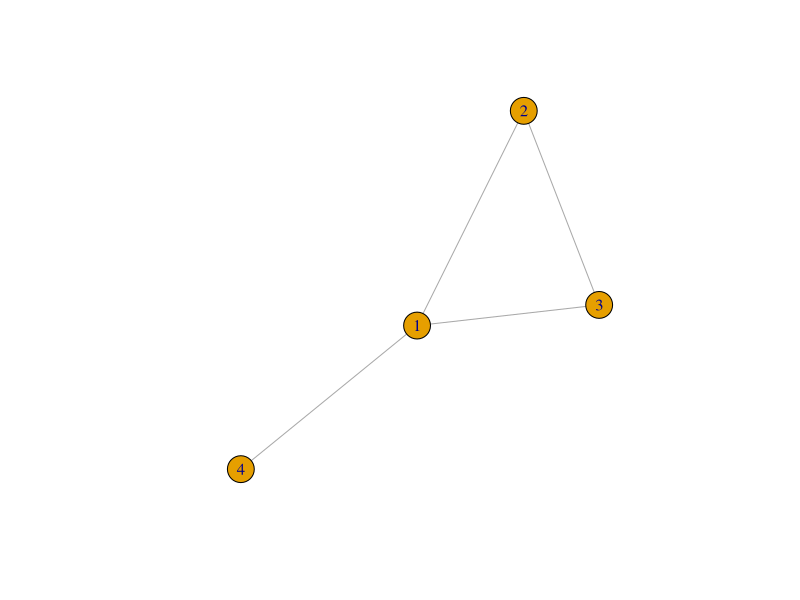
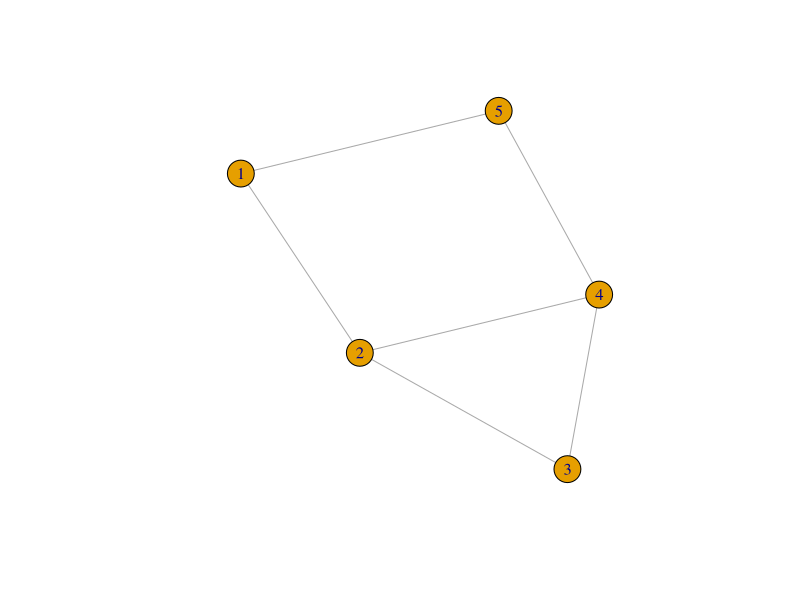
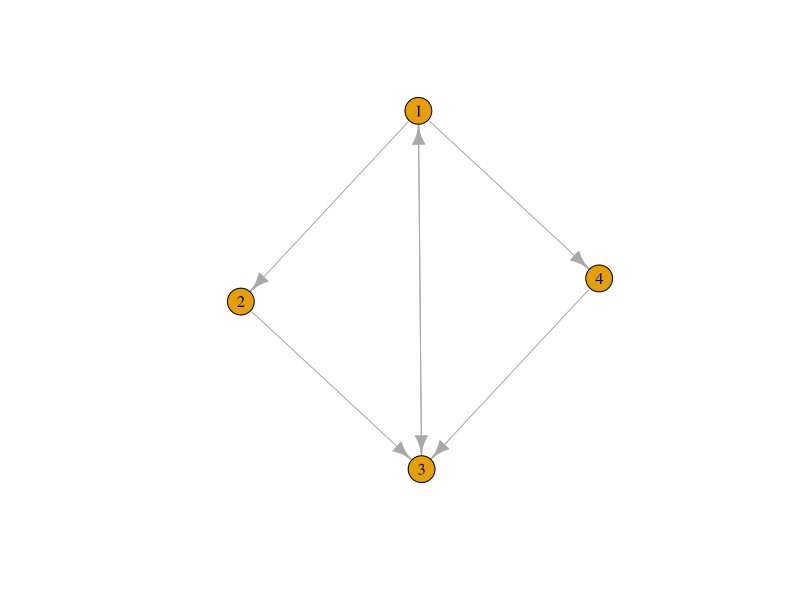
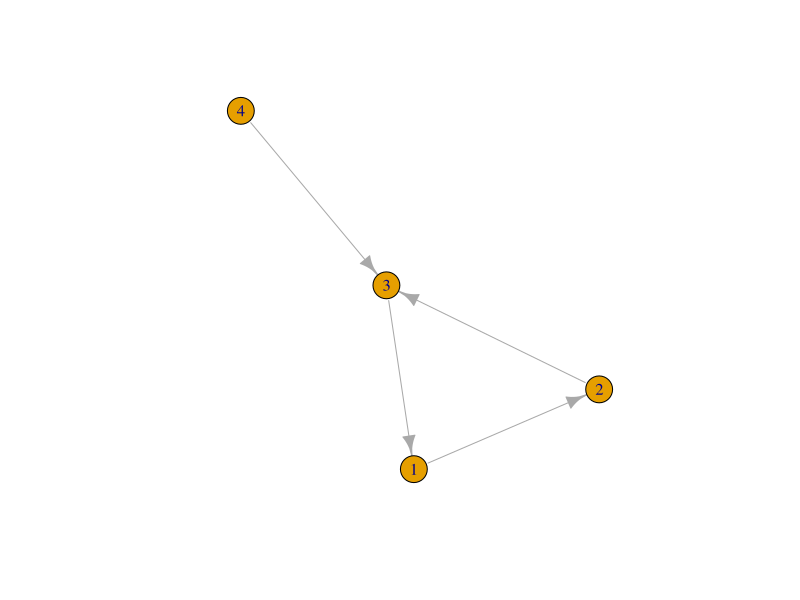
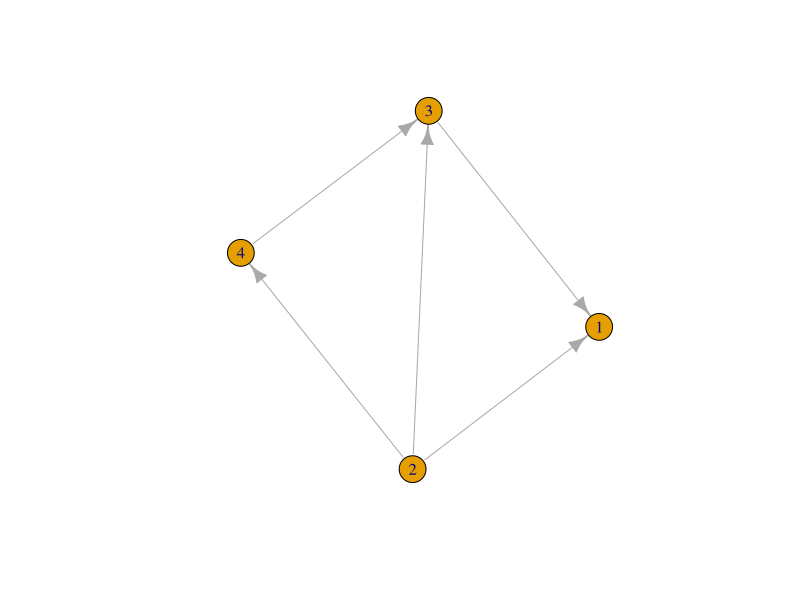

R code for these plots, in order: (Note: this script raises an error after producing the figures.)
##----------------1 Requirements-----------------------------
#install.packages("igraph") #install if not done so
library("igraph")

##----------------2 Random walk on an Undirected Graph-------
#The state distribution after a random walk on a graph can be 
#found using the transition probability matrix.
g1 = graph.formula(1 - 2, 1 - 3, 1 - 4, 2 - 3)
plot(g1)
A = get.adjacency(g1) #adjacency matrix
A = as.matrix(A)
print(A)

#-----------------2.1 Transition probability matrix---------
#The transition probability matrix is the adjacency matrix,
#with all columns scaled so they sum to 1.
#To create the transition probability matrix, we will write 
#the function adjacency.to.probability that takes 
#the adjacency matrix A and divides each column by its sum.
adjacency.to.probability = function(A) {
  cols = ncol(A)
  
  for (a in 1:cols) {
    A[, a] = normalise(A[, a])
  }
  return(A)
}

#The function uses the function normalise on each column,
#but this function does not exist yet.
#Write the function normalise that takes a vector x and 
#returns the vector x divided by its sum.
normalise = function(x) {
  return(x/sum(x))
}
#compute the transition probability matrix T:
T = adjacency.to.probability(A)
#Examine T to make sure that the columns sum to 1.
T

#----2.2 Stationary distribution using the Power Method-----
#We can now use T to take a step in a random walk on the 
#graph g1

#We will start our random walk on vertex 1, which means the 
#probability of being on vertex 1 is 1, and the probability
#of being on all other vertices is 0. Therefore, our initial 
#state is:
p = c(1, 0, 0, 0)
#To take a random step, we multiply the matrix T with the 
#state p. Matrix multiplication in R is performed using the
#operator %*%:
p = T %*% p
print(p)
#4 x 1 Matrix of class "dgeMatrix"
#     [,1]
# 1 0.0000
# 2 0.3333
# 3 0.3333
# 4 0.3333


#Does the new state distribution p make sense?
#Since V1 is between (V2,V4),(V3,V4),the 
#probability of reaching v2,v3 and v4 from v1
#is 0.33 
#To take another step, multiply the new state distribution 
#by T:
p = T %*% p
print(p)
#And another:
p = T %*% p
print(p)
#If we repeat this process, we find that the state distri-
#bution starts to converge. The distribution it converges 
#to is the stationary distribution.
#write a function that contains the while loop, called 
#stationary.distribution which will return the
#stationary distribution
stationary.distribution = function(T) {
  # first create the initial state distribution
  n = ncol(T)
  p = rep(0, n)
  p[1] = 1
  i=0
  # now take a random walk until the state distribution 
  #reaches the stationary distribution.
  p.old = rep(0, n)
  while (difference(p, p.old) > 1e-06) {
    p.old = p
    p = T %*% p.old
    i = i+1
  }
  print(i)
  return(p)
}
#Write the function difference, that returns the Euclidean 
#distance between two vectors.
difference = function(x,y) {
  return(sqrt(sum((x - y)^2)))
}
#compute the stationary distribution
p = stationary.distribution(T)
print(p)
#The stationary distribution should satisfy the equation: 
#p =Tp
#Check if the computed stationary distribution satisfies the
#stationary distribution equation.
p - (T %*% p) #nearly zero?
p

##------2.3 Stationary distribution using the Eigenvalue----
##---------------------Decomposition------------------------
#We can also compute the stationary distribution using the 
#eigenvalue decomposition.
#Remember given a symmetric matrix A,the eigen value decomposition 
#finds the eigen vectors  v and the eigen values λ that satisfy:
#  λ v = A v

#In our case, we want the vector p that satisfies: p=Tp
#Therefore, p is an eigenvector of T, with eigen value λ =1
e = eigen(T)
e$values
print(e)
# e$values
# [1]  1.0000 -0.7287 -0.5000  0.2287
# 
# $vectors
#         [,1]    [,2]       [,3]    [,4]
# [1,] -0.7071  0.8586 -4.441e-16 -0.4034
# [2,] -0.4714 -0.2329 -7.071e-01  0.4957
# [3,] -0.4714 -0.2329  7.071e-01  0.4957
# [4,] -0.2357 -0.3928  2.875e-16 -0.5880
#The eigenvalue decomposition has found four eigenvalues
#and four associated eigenvectors (the columns of e$vectors).
#We want the eigenvector associated to the eigenvalue of 1. 
#We can see that the eigenvalue equal to 1 is the first in
#the list of eigenvalues, so we want the first eigenvector.
p = e$vectors[, 1]
print(p)
#Does the value of p look like the stationary distribution?
#The stationary distribution must sum to 1 (for it to be a 
#distribution)
p = normalise(e$vectors[, 1]) #using our normalise function
#Examine p to make sure it is the stationary distribution.
p
p - (T %*% p)# nearly zero?

#Create a new graph g2 and compute its stationary distribution 
#using the Power Method and the Eigenvalue decomposition.
g2 = graph.formula(1-2,2-3,2-4,3-4,1-5,4-5)
plot(g2)
A = get.adjacency(g2)
T = adjacency.to.probability(A)
p = stationary.distribution(T) #power function
print(p)
e = eigen(T)
p = normalise(e$vectors[,1])
print(p)


##-------------3 Random walk on a Directed Graph------------
#A random walk on a directed graph is the same as on an 
#undirected graph, but we must obey the edge directions.
#To create a directed graph, we use the notation -+ to
#show direction in the graph formula.
gd1 = graph.formula(1-+2, 1-+3, 1-+4, 4-+3, 2-+3, 3-+1)
plot(gd1)

#We can obtain the adjacency matrix of gd1:
A = as_adjacency_matrix(gd1)
A
A =as.matrix(A) #A is a sparse matrix, so convert
A
A = t(A)
print(A)
#Note: the function t used above, transposes the adjacency
#matrix so that the column values are directed to the row
#values in the directed graph. We do not need to do this
#for an undirected matrix since there is no direction. 
#Including it in the undirected calculations would not 
#matter, since the adjacency matrix for an undirected 
#graph is symmetric.
#Compute the stationary distribution of gd1
A = get.adjacency(gd1)
A =as.matrix(A)
A=t(A)
A
T = adjacency.to.probability(A)
T
e = eigen(T)
e$values
p = normalise(e$vectors[,1])
print(p)
#The above graph is ergodic (we can find a path from 
#each vertex to every other vertex). Let's examine 
#the stationary distributions for non-ergodic graphs.
#For each of the following graphs, plot them, 
#identify why they are non-ergodic, then try to 
#compute the stationary distribution. Take note 
#of the eigenvalues of each transition probability 
#matrix.
gd2 = graph.formula(1-+2, 2-+3, 4-+3, 3-+1)
gd3 = graph.formula(1+-2, 2-+3, 2-+4, 4-+3, 3-+1)
gd4 = graph.formula(1-+2, 2-+3, 3-+1, 4+-+5)
plot(gd2)
A = t(as.matrix(get.adjacency(gd2)))
A
T = adjacency.to.probability(A)
T
e = eigen(T)

e
print(e$values)

gd3 = graph.formula(1+-2, 2-+3, 2-+4, 4-+3, 3-+1)
plot(gd3)
A = t(as.matrix(get.adjacency(gd3)))
A
#observe that column 1 values are zero.
#Hence the probability tranistion matrix
#fails to support our assumption that
#the sum of probabilities should be one.
#In week 8 lecture slide 37 we note that
#stationay distribution does not exist
#for certain directed graphs
T = adjacency.to.probability(A)
T
e = eigen(T) 
print(e$values)  

gd4 = graph.formula(1-+2, 2-+3, 3-+1, 4+-+5)
plot(gd4)
A = t(as.matrix(get.adjacency(gd4)))
A
T = adjacency.to.probability(A)
T
e = eigen(T)
print(e$values)


##------------------------4 PageRank------------------------
#The PageRank algorithm from Google uses the random surfer
#model to ensure that we can obtain an ergodic transition 
#probability matrix from any directed graph.

#The step to computing PageRank are:
# Obtain the directed graph probability transition matrix T
# Create the random jump matrix J (also known as Background
# probability matrix B in week 8 lecture slide 43) 
# Combine the T and J to obtain the matrix M (also known as
# smoothed transition probability distribution matrix s in 
# week 8 lecture slide 41)
# Normalise the columns of M to obtain an ergodic 
#  transition probability matrix.

#If we take gd2 from above, we can see that it has 4 vertices, 
#therefore the random jump matrix J will be a  4×4 matrix 
#with values 1/4.
gd2 = graph.formula(1-+2, 2-+3, 4-+3, 3-+1)
A = t(as.matrix(get.adjacency(gd2)))
A
T = adjacency.to.probability(A)
T
J = matrix(rep(1/4, 4 * 4), 4, 4)
#We can then linearly combine transition probability matrix T
#and J of gd2 using the parameter alpha:
alpha = 0.8
#Note, alpha can be any value between 0 and 1. 
#It is the probability of following a link vs. a random jump.
#We then make sure the columns sum to 1. We can reuse the
#function we make adjacency.to.probability to do this.
M = alpha * T + (1 - alpha) * J
print(M)
# 4 x 4 Matrix of class "dgeMatrix"
#      1    2    3    4
# 1 0.05 0.05 0.85 0.05
# 2 0.85 0.05 0.05 0.05
# 3 0.05 0.85 0.05 0.85
# 4 0.05 0.05 0.05 0.05

M = adjacency.to.probability(M)
print(M)
# 4 x 4 Matrix of class "dgeMatrix"
#      1    2    3    4
# 1 0.05 0.05 0.85 0.05
# 2 0.85 0.05 0.05 0.05
# 3 0.05 0.85 0.05 0.85
# 4 0.05 0.05 0.05 0.05
#We can see that the last step made no difference 
#since the columns already summed to 1.
#Using M as our transition probability matrix, 
#we can compute the stationary distribution, 
#giving us the PageRank of graph gd2.
p = stationary.distribution(M)
print(p)
T %*% p
plot(gd2)
# 4 x 1 Matrix of class "dgeMatrix"
#     [,1]
# 1 0.3156
# 2 0.3025
# 3 0.3320
# 4 0.0500
#Are the PageRank values greater for vertices
#that are more popular (more paths flowing through them)?

#Compute the PageRank for gd3 and gd4.
gd3 = graph.formula(1+-2, 2-+3, 2-+4, 4-+3, 3-+1)

A = t(as.matrix(get.adjacency(gd3))) 
dim(A)
A

J = matrix(rep(1/4, 4 * 4), 4, 4)
alpha =0.8
M = alpha*A + (1-alpha)*J 
M
T = adjacency.to.probability(M)
T
p = stationary.distribution(T) 
print(p) 

p
plot(gd3)

gd4 = graph.formula(1-+2, 2-+3, 3-+1, 4+-+5) 
A = t(as.matrix(get.adjacency(gd4))) 
A
J = matrix(rep(1/5, 5 * 5), 5, 5)
M = alpha*A + (1-alpha)*J 
M
T = adjacency.to.probability(M) 
T
p = stationary.distribution(T) 
print(p)
plot(gd4)



